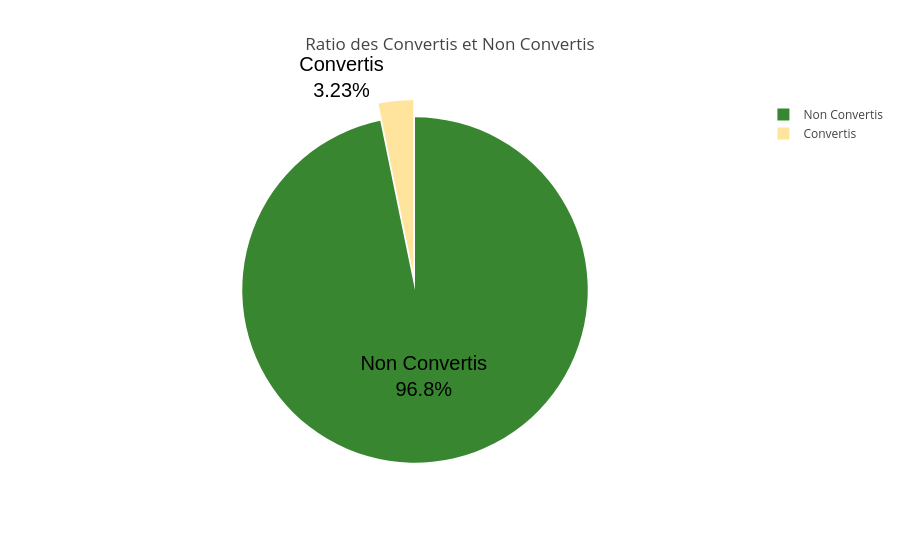

The notebook cell this image was saved under:
### Markdown cell above
## Ratio Convertis VS Non Convertis

### Code cell
import pandas as pd
import plotly.graph_objects as go

# Création d'un DataFrame avec les ratios
data = {
    'Statut': ['Convertis', 'Non Convertis'],
    'Ratio': [nb_convertis, nb_non_convertis]
}
df_ratios = pd.DataFrame(data)

# Déterminer l'index de la plus petite section
smallest_index = df_ratios['Ratio'].idxmin()

# Définir les couleurs
colors = ['#388730ff' if i == df_ratios['Ratio'].idxmax() else '#ffe49e' for i in range(len(df_ratios))]

# Création du camembert avec Plotly graph_objects
fig = go.Figure(data=[go.Pie(
    labels=df_ratios['Statut'],
    values=df_ratios['Ratio'],
    pull=[0.1 if i == smallest_index else 0 for i in range(len(df_ratios))],
    marker=dict(colors=colors),
    textinfo='label+percent',
    textfont=dict(size=20, color='black', family="Arial, bold")
)])

# Mise à jour du titre
fig.update_layout(title_text='Ratio des Convertis et Non Convertis')

# Affichage du graphique
fig.show()

### Figure 1 — Plotly figure (JSON) as saved in the notebook; plotly's stock layout.template omitted (floating-point values rounded to 4 significant figures)
{"data": [{"labels": ["Convertis", "Non Convertis"], "marker": {"colors": ["#ffe49e", "#388730ff"]}, "pull": [0.1, 0], "textfont": {"color": "black", "family": "Arial, bold", "size": 20}, "textinfo": "label+percent", "type": "pie", "values": [9180, 275400]}], "layout": {"title": {"text": "Ratio des Convertis et Non Convertis"}}}
